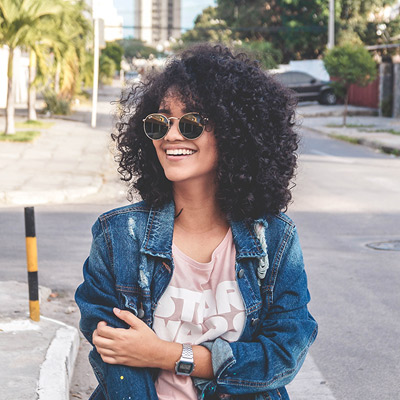
#> input picture templates/images/user1.jpg, 400 x 400 px
$ python angulation.py templates/images/user1.jpg
#> lines starting #> are read from the running program, lines starting #| are printed output that depends on the picture; after the words box and inside, x2 and y2 are one past the last pixel; in counts of white or black regions, pixels touching at a corner belong together; long printed decimals are rounded
import cv2
import numpy as np
import os
import sys

def main():
    # Load the image
    if len(sys.argv) < 2:
        print("Usage: python script.py <string>")
        return

    # Retrieving the string from command-line arguments
    image_path = " ".join(sys.argv[1:])

    image = cv2.imread(image_path)
#> image is the input picture: shape (400, 400, 3); mean B, G, R 145.5, 146.6, 149.4
    filename = os.path.basename(image_path)
    print("Processing image...")

    red_color = np.array([77, 80, 178])  # BGR format
    faded_color = np.array([139, 139, 192])  # BGR format
    # Define the tolerance range for the color (adjustable)
    color_tolerance = 40
    color_tolerance2 = 25
    # Define lower and upper bounds for the color with tolerance
    lower_red = red_color - color_tolerance
    upper_red = red_color + color_tolerance
    lower_bound = faded_color - color_tolerance2
    upper_bound = faded_color + color_tolerance2
    mask= cv2.inRange(image, lower_red, upper_red)
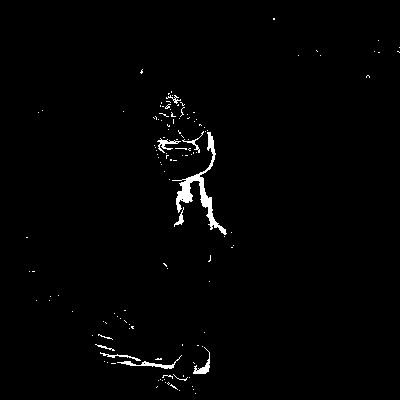
#> mask: shape (400, 400); 1.3% white; 132 white regions (122 under 20 px), largest, box (x1, y1, x2, y2) and area: (172, 132, 227, 235) 935, (117, 355, 182, 369) 184, (193, 347, 210, 374) 133
    mask2= cv2.inRange(image, lower_bound, upper_bound)
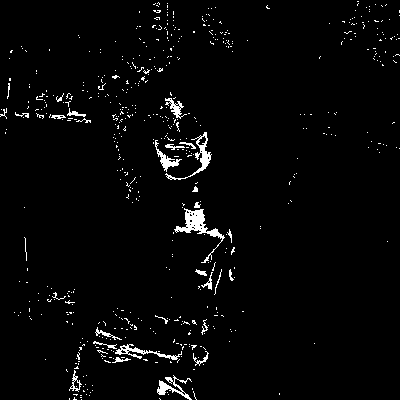
#> mask2: shape (400, 400); 2.6% white in thin lines or dots
    # Find contours in the masked image
    contours, _ = cv2.findContours(mask, cv2.RETR_EXTERNAL, cv2.CHAIN_APPROX_SIMPLE)
#> contours = 132 contours, 125 with area under 20; largest, box (x1, y1, x2, y2) and area: (172, 132, 227, 235) 745, (117, 355, 182, 369) 116, (193, 347, 210, 374) 92, (157, 138, 181, 153) 72, (100, 352, 141, 361) 38, (174, 207, 184, 227) 38, (182, 131, 204, 153) 32
    contours2, _ = cv2.findContours(mask2, cv2.RETR_EXTERNAL, cv2.CHAIN_APPROX_SIMPLE)
#> contours2 = 579 contours, 562 with area under 20; largest, box (x1, y1, x2, y2) and area: (174, 208, 225, 263) 504, (165, 132, 212, 180) 299, (157, 375, 192, 400) 198, (115, 344, 182, 360) 195, (155, 140, 182, 172) 154
    # If contours are found
    if contours:
        # Get the largest contour
        largest_contour = max(contours, key=cv2.contourArea)
#> largest_contour = contour of 217 points, box (x1, y1, x2, y2) (172, 132, 227, 235), area 745
        # Fit an ellipse to the contour
        if largest_contour.size > 10:

            ellipse = cv2.fitEllipse(largest_contour)
#> ellipse = ((203.3, 191.4), (47.57, 90.41), 1.95)

            # Extract the angle of inclination from the fitted ellipse
            angle = ellipse[2]
#> angle = 1.95

            # Display the angle
            print(f"Angle of inclination: {angle} degrees")
#| Angle of inclination: 1.952 degrees
            center_x, center_y = map(int, ellipse[0])
#> center_x = 203; center_y = 191

            # Draw the ellipse on the original image
            cv2.ellipse(image, ellipse, (0, 255, 0), 2)

            # Calculate the endpoints for the main axis of the ellipse
            main_axis_length = int(ellipse[1][1] / 2)  # Half the length of minor axis
#> main_axis_length = 45
            x_main = int(ellipse[0][0] - main_axis_length * np.sin(np.radians(ellipse[2])))
#> x_main = 201
            y_main = int(ellipse[0][1] + main_axis_length * np.cos(np.radians(ellipse[2])))
#> y_main = 236

            # Draw the main axis of the ellipse
            cv2.line(image, (int(ellipse[0][0] + main_axis_length * np.sin(np.radians(ellipse[2]))),
                            int(ellipse[0][1] - main_axis_length * np.cos(np.radians(ellipse[2])))),
                    (x_main, y_main), (255, 0, 0), 2)
                # Draw the y-axis from the center of the ellipse
            cv2.line(image, (center_x, 10), (center_x, image.shape[0]), (255, 255, 255), 2)

            # Write the angle text on the image
            y_axis_height = 300  # Change this value to your desired height
            y_axis_top = max(0, center_y - (y_axis_height // 2))
#> y_axis_top = 41
            font = cv2.FONT_HERSHEY_SIMPLEX
            font_scale = 0.7
            font_color = (255, 255, 255)  # White color
            font_thickness = 2
            angle_text = f"Angle: {angle.__round__(3)} degrees"
#> angle_text = 'Angle: 1.952 degrees'
            text_size = cv2.getTextSize(angle_text, font, font_scale, font_thickness)[0]
#> text_size = (237, 16)
            text_x = center_x + 70
#> text_x = 273
            text_y = center_y - 75
#> text_y = 116

            cv2.putText(image, angle_text, (text_x, text_y), font, font_scale, font_color, font_thickness)
    if contours2:
        # Get the largest contour
        largest_contour = max(contours2, key=cv2.contourArea)
#> largest_contour = contour of 153 points, box (x1, y1, x2, y2) (174, 208, 225, 263), area 504
        # Fit an ellipse to the contour
        if largest_contour.size > 10:

            ellipse = cv2.fitEllipse(largest_contour)
#> ellipse = ((198.9, 235.3), (36.89, 51.64), 148.9)

            # Extract the angle of inclination from the fitted ellipse
            angle = ellipse[2]
#> angle = 148.9

            angle = 180 - angle
#> angle = 31.15
            # Display the angle
            print(f"Angle of inclination: {angle} degrees")
#| Angle of inclination: 31.147 degrees
            center_x, center_y = map(int, ellipse[0])
#> center_x = 198; center_y = 235

            # # Draw the ellipse on the original image
            cv2.ellipse(image, ellipse, (0, 255, 0), 2)


            # Calculate the endpoints for the main axis of the ellipse
            main_axis_length = int(ellipse[1][1] / 2)  # Half the length of minor axis
#> main_axis_length = 25
            x_main = int(ellipse[0][0] - main_axis_length * np.sin(np.radians(ellipse[2])))
#> x_main = 186
            y_main = int(ellipse[0][1] + main_axis_length * np.cos(np.radians(ellipse[2])))
#> y_main = 213

            # Draw the main axis of the ellipse
            cv2.line(image, (int(ellipse[0][0] + main_axis_length * np.sin(np.radians(ellipse[2]))),
                            int(ellipse[0][1] - main_axis_length * np.cos(np.radians(ellipse[2])))),
                    (x_main, y_main), (255, 0, 0), 2)

                    # Write the angle text on the image
            y_axis_height = 300  # Change this value to your desired height
            y_axis_top = max(0, center_y - (y_axis_height // 2))
#> y_axis_top = 85
            font = cv2.FONT_HERSHEY_SIMPLEX
            font_scale = 0.7
            font_color = (255, 255, 255)  # White color
            font_thickness = 2
            angle_text = f"Angle: {angle.__round__(3)} degrees"
#> angle_text = 'Angle: 31.147 degrees'
            text_size = cv2.getTextSize(angle_text, font, font_scale, font_thickness)[0]
#> text_size = (251, 16)
            text_x = center_x - 200
#> text_x = -2
            text_y = center_y - 80
#> text_y = 155
            cv2.putText(image, angle_text, (text_x, text_y), font, font_scale, font_color, font_thickness)
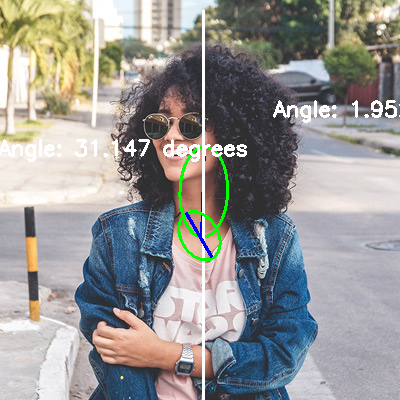
#> image: shape (400, 400, 3); mean B, G, R 147.7, 149.7, 150.3

    if not contours and not contours2:
        print("No red object found in the image.")
    else:
        # Display the image with the detected object
        # cv2.imshow('Detected Object', image)
        # cv2.waitKey(0)
        # cv2.destroyAllWindows()
        # save the image
        output_folder = "static/processed"
        output_path = os.path.join(output_folder, f'processed_{filename}')
        cv2.imwrite(output_path, image)
        print(f'Processed image saved at: {output_path}')


if __name__ == "__main__":
    main()

$ run again, on templates/images/user3.jpg
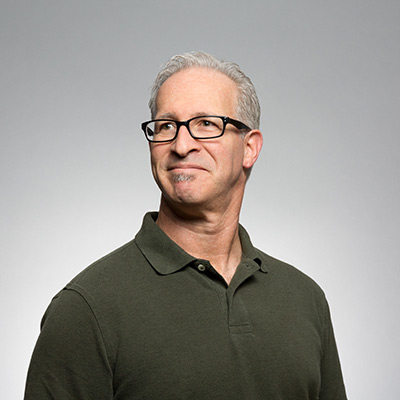
#> input picture templates/images/user3.jpg, 400 x 400 px
#> in main, image is the input picture: shape (400, 400, 3); mean B, G, R 145, 150.3, 154.6
#> in main, `mask= cv2.inRange(image, lower_red, upper_red)`:
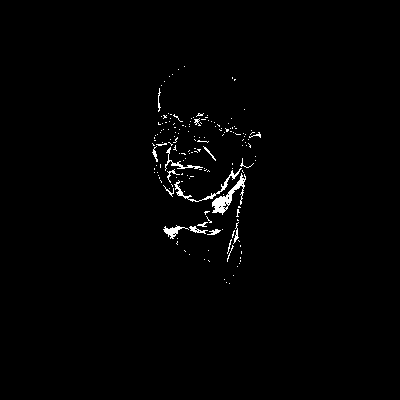
#> mask: shape (400, 400); 1.1% white in thin lines or dots, all inside (x1, y1, x2, y2) = (152, 66, 261, 284)
#> mask2: shape (400, 400); 1.9% white in thin lines or dots, all inside (x1, y1, x2, y2) = (143, 53, 263, 285)
#> contours = 168 contours, 161 with area under 20; largest, box (x1, y1, x2, y2) and area: (212, 173, 246, 215) 332, (174, 168, 242, 202) 136, (163, 225, 189, 239) 98, (165, 147, 203, 171) 60, (189, 226, 208, 234) 43, (207, 229, 221, 235) 24, (233, 222, 239, 244) 20
#> contours2 = 254 contours, 242 with area under 20; largest, box (x1, y1, x2, y2) and area: (180, 229, 216, 258) 438, (178, 132, 247, 199) 375, (205, 189, 240, 231) 262, (210, 226, 234, 264) 130, (235, 88, 253, 126) 94
#> in main, `largest_contour = max(contours, key=cv2.contourArea)`: largest_contour = contour of 104 points, box (x1, y1, x2, y2) (212, 173, 246, 215), area 332
#> in main, `ellipse = cv2.fitEllipse(largest_contour)`: ellipse = ((230.1, 195.4), (21.06, 43.95), 33.84)
#> in main, `angle = ellipse[2]`: angle = 33.84
#| Angle of inclination: 33.845 degrees
#> in main, `center_x, center_y = map(int, ellipse[0])`: center_x = 230; center_y = 195
#> in main, `main_axis_length = int(ellipse[1][1] / 2)`: main_axis_length = 21
#> in main, `x_main = int(ellipse[0][0] - main_axis_length * np.sin(np.radians(elli..`: x_main = 218
#> in main, `y_main = int(ellipse[0][1] + main_axis_length * np.cos(np.radians(elli..`: y_main = 212
#> in main, `y_axis_top = max(0, center_y - (y_axis_height // 2))`: y_axis_top = 45
#> in main, `angle_text = f"Angle: {angle.__round__(3)} degrees"`: angle_text = 'Angle: 33.845 degrees'
#> text_size = (251, 16)
#> in main, `text_x = center_x + 70`: text_x = 300
#> in main, `text_y = center_y - 75`: text_y = 120
#> in main, `largest_contour = max(contours2, key=cv2.contourArea)`: largest_contour = contour of 119 points, box (x1, y1, x2, y2) (180, 229, 216, 258), area 438
#> in main, `ellipse = cv2.fitEllipse(largest_contour)`: ellipse = ((197.5, 242.6), (22.55, 37.05), 109.5)
#> in main, `angle = ellipse[2]`: angle = 109.5
#> in main, `angle = 180 - angle`: angle = 70.52
#| Angle of inclination: 70.521 degrees
#> in main, `center_x, center_y = map(int, ellipse[0])`: center_x = 197; center_y = 242
#> in main, `main_axis_length = int(ellipse[1][1] / 2)`: main_axis_length = 18
#> in main, `x_main = int(ellipse[0][0] - main_axis_length * np.sin(np.radians(elli..`: x_main = 180
#> in main, `y_main = int(ellipse[0][1] + main_axis_length * np.cos(np.radians(elli..`: y_main = 236
#> in main, `y_axis_top = max(0, center_y - (y_axis_height // 2))`: y_axis_top = 92
#> in main, `angle_text = f"Angle: {angle.__round__(3)} degrees"`: angle_text = 'Angle: 70.521 degrees'
#> in main, `text_x = center_x - 200`: text_x = -3
#> in main, `text_y = center_y - 80`: text_y = 162
#> in main, `cv2.putText(image, angle_text, (text_x, text_y), font, font_scale, fon..`:
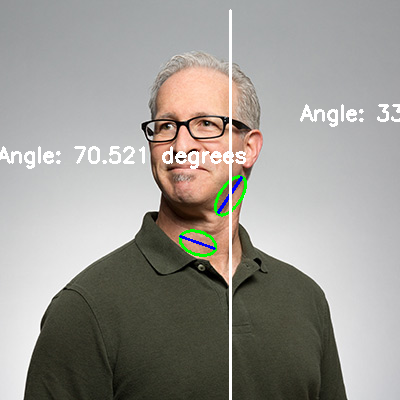
#> image: shape (400, 400, 3); mean B, G, R 147.2, 152.7, 155.5
